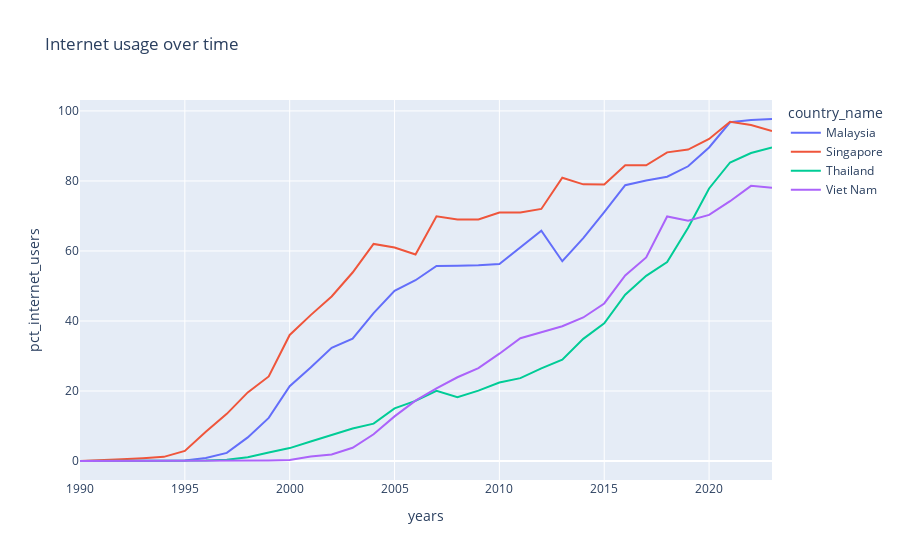

Notebook source saved alongside this figure:
### Code cell
from clean_data import clean_data

path = r'C:\Users\Alvin Nguyen\OneDrive\1. Project\Practice\Internet\data\worldbank-country-internet-data.csv'
internet_stats = clean_data(path=path, series_code='IT.NET.USER.ZS', country_code=['VNM', 'MYS', 'SGP', 'THA'])

px.line(internet_stats, x='years', y='pct_internet_users', line_group=internet_stats['country_name'], color=internet_stats['country_name'], title='Internet usage over time')

### Figure 1 — Plotly figure (JSON) as saved in the notebook; plotly's stock layout.template omitted (floating-point values rounded to 4 significant figures)
{"data": [{"hovertemplate": "country_name=Malaysia<br>years=%{x}<br>pct_internet_users=%{y}<extra></extra>", "legendgroup": "Malaysia", "line": {"color": "#636efa", "dash": "solid"}, "marker": {"symbol": "circle"}, "mode": "lines", "name": "Malaysia", "orientation": "v", "showlegend": true, "type": "scatter", "x": [1990, 1991, 1992, 1993, 1994, 1995, 1996, 1997, 1998, 1999, 2000, 2001, 2002, 2003, 2004, 2005, 2006, 2007, 2008, 2009, 2010, 2011, 2012, 2013, 2014, 2015, 2016, 2017, 2018, 2019, 2020, 2021, 2022, 2023], "xaxis": "x", "y": [0, 0, 0.001048, 0.02554, 0.09961, 0.1457, 0.852, 2.307, 6.752, 12.31, 21.38, 26.7, 32.34, 34.97, 42.25, 48.63, 51.64, 55.7, 55.8, 55.9, 56.3, 61, 65.8, 57.06, 63.67, 71.06, 78.79, 80.14, 81.2, 84.19, 89.56, 96.75, 97.4, 97.69], "yaxis": "y"}, {"hovertemplate": "country_name=Singapore<br>years=%{x}<br>pct_internet_users=%{y}<extra></extra>", "legendgroup": "Singapore", "line": {"color": "#EF553B", "dash": "solid"}, "marker": {"symbol": "circle"}, "mode": "lines", "name": "Singapore", "orientation": "v", "showlegend": true, "type": "scatter", "x": [1990, 1991, 1992, 1993, 1994, 1995, 1996, 1997, 1998, 1999, 2000, 2001, 2002, 2003, 2004, 2005, 2006, 2007, 2008, 2009, 2010, 2011, 2012, 2013, 2014, 2015, 2016, 2017, 2018, 2019, 2020, 2021, 2022, 2023], "xaxis": "x", "y": [0, 0.1615, 0.4714, 0.7633, 1.185, 2.873, 8.35, 13.47, 19.59, 24.16, 36, 41.67, 47, 53.84, 62, 61, 59, 69.9, 69, 69, 71, 71, 72, 80.9, 79.03, 79.01, 84.45, 84.45, 88.17, 88.95, 92.0, 96.92, 95.95, 94.29], "yaxis": "y"}, {"hovertemplate": "country_name=Thailand<br>years=%{x}<br>pct_internet_users=%{y}<extra></extra>", "legendgroup": "Thailand", "line": {"color": "#00cc96", "dash": "solid"}, "marker": {"symbol": "circle"}, "mode": "lines", "name": "Thailand", "orientation": "v", "showlegend": true, "type": "scatter", "x": [1990, 1991, 1992, 1993, 1994, 1995, 1996, 1997, 1998, 1999, 2000, 2001, 2002, 2003, 2004, 2005, 2006, 2007, 2008, 2009, 2010, 2011, 2012, 2013, 2014, 2015, 2016, 2017, 2018, 2019, 2020, 2021, 2022, 2023], "xaxis": "x", "y": [0, 5.22e-05, 0.0003437, 0.01358, 0.03861, 0.07483, 0.1155, 0.3605, 1.091, 2.426, 3.689, 5.556, 7.531, 9.299, 10.68, 15.03, 17.16, 20.03, 18.2, 20.1, 22.4, 23.67, 26.46, 28.94, 34.89, 39.32, 47.51, 52.89, 56.82, 66.65, 77.84, 85.27, 87.98, 89.54], "yaxis": "y"}, {"hovertemplate": "country_name=Viet Nam<br>years=%{x}<br>pct_internet_users=%{y}<extra></extra>", "legendgroup": "Viet Nam", "line": {"color": "#ab63fa", "dash": "solid"}, "marker": {"symbol": "circle"}, "mode": "lines", "name": "Viet Nam", "orientation": "v", "showlegend": true, "type": "scatter", "x": [1990, 1991, 1992, 1993, 1994, 1995, 1996, 1997, 1998, 1999, 2000, 2001, 2002, 2003, 2004, 2005, 2006, 2007, 2008, 2009, 2010, 2011, 2012, 2013, 2014, 2015, 2016, 2017, 2018, 2019, 2020, 2021, 2022, 2023], "xaxis": "x", "y": [0, 0, 0, 0, 0, 0, 0.0001348, 0.003982, 0.01308, 0.1289, 0.2542, 1.266, 1.855, 3.78, 7.642, 12.74, 17.25, 20.76, 23.92, 26.55, 30.65, 35.07, 36.8, 38.5, 41, 45, 53, 58.14, 69.85, 68.66, 70.3, 74.21, 78.59, 78.08], "yaxis": "y"}], "layout": {"legend": {"title": {"text": "country_name"}, "tracegroupgap": 0}, "title": {"text": "Internet usage over time"}, "xaxis": {"anchor": "y", "domain": [0, 1], "title": {"text": "years"}}, "yaxis": {"anchor": "x", "domain": [0, 1], "title": {"text": "pct_internet_users"}}}}
